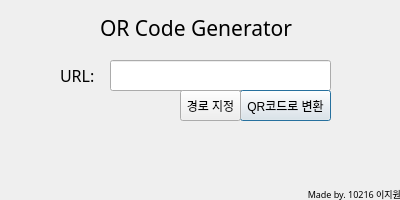
<?xml version="1.0" encoding="UTF-8"?>
<ui version="4.0">
 <class>MainWindow</class>
 <widget class="QDialog" name="MainWindow">
  <property name="geometry">
   <rect>
    <x>0</x>
    <y>0</y>
    <width>400</width>
    <height>200</height>
   </rect>
  </property>
  <property name="windowTitle">
   <string>QR Code Generator</string>
  </property>
  <property name="windowIcon">
   <iconset>
    <normaloff>icons/icon.ico</normaloff>icons/icon.ico</iconset>
  </property>
  <widget class="QLabel" name="label">
   <property name="geometry">
    <rect>
     <x>100</x>
     <y>20</y>
     <width>201</width>
     <height>16</height>
    </rect>
   </property>
   <property name="font">
    <font>
     <family>나눔고딕</family>
     <pointsize>16</pointsize>
    </font>
   </property>
   <property name="text">
    <string>QR Code Generator</string>
   </property>
  </widget>
  <widget class="QLineEdit" name="line_url">
   <property name="geometry">
    <rect>
     <x>110</x>
     <y>60</y>
     <width>221</width>
     <height>31</height>
    </rect>
   </property>
   <property name="font">
    <font>
     <family>나눔고딕</family>
     <pointsize>12</pointsize>
    </font>
   </property>
   <property name="text">
    <string/>
   </property>
   <property name="dragEnabled">
    <bool>true</bool>
   </property>
  </widget>
  <widget class="QLabel" name="label_2">
   <property name="geometry">
    <rect>
     <x>60</x>
     <y>60</y>
     <width>41</width>
     <height>31</height>
    </rect>
   </property>
   <property name="font">
    <font>
     <family>나눔고딕</family>
     <pointsize>12</pointsize>
    </font>
   </property>
   <property name="text">
    <string>URL:</string>
   </property>
  </widget>
  <widget class="QPushButton" name="button_generate">
   <property name="geometry">
    <rect>
     <x>240</x>
     <y>90</y>
     <width>91</width>
     <height>31</height>
    </rect>
   </property>
   <property name="text">
    <string>QR코드로 변환</string>
   </property>
  </widget>
  <widget class="QLabel" name="label_finishtext">
   <property name="geometry">
    <rect>
     <x>0</x>
     <y>130</y>
     <width>401</width>
     <height>31</height>
    </rect>
   </property>
   <property name="font">
    <font>
     <family>나눔고딕</family>
     <pointsize>12</pointsize>
    </font>
   </property>
   <property name="text">
    <string/>
   </property>
   <property name="alignment">
    <set>Qt::AlignCenter</set>
   </property>
  </widget>
  <widget class="QPushButton" name="button_directory">
   <property name="geometry">
    <rect>
     <x>180</x>
     <y>90</y>
     <width>61</width>
     <height>31</height>
    </rect>
   </property>
   <property name="text">
    <string>경로 지정</string>
   </property>
  </widget>
  <widget class="QLabel" name="label_madeby">
   <property name="geometry">
    <rect>
     <x>300</x>
     <y>185</y>
     <width>101</width>
     <height>16</height>
    </rect>
   </property>
   <property name="font">
    <font>
     <family>맑은 고딕</family>
     <pointsize>7</pointsize>
    </font>
   </property>
   <property name="text">
    <string>Made by. 10216 이지원</string>
   </property>
   <property name="alignment">
    <set>Qt::AlignBottom|Qt::AlignRight|Qt::AlignTrailing</set>
   </property>
  </widget>
 </widget>
 <resources/>
 <connections/>
</ui>
